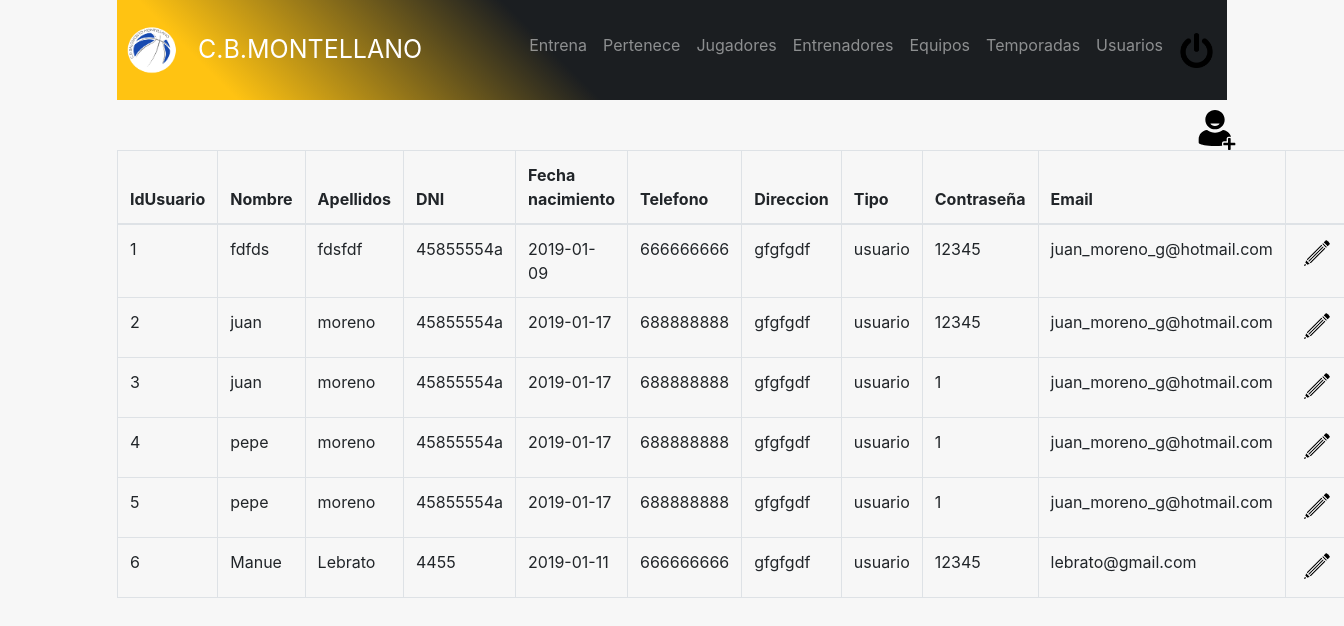
Screenshot of /admin/usuarios.php (signed in) with the database file from the repository.
### tables this page shows
CREATE TABLE `usuario` (
  `idusuario` int(11) unsigned NOT NULL AUTO_INCREMENT,
  `nombre` varchar(100) NOT NULL,
  `apellidos` varchar(100) NOT NULL,
  `dni` varchar(9) NOT NULL,
  `fechanacimiento` date NOT NULL,
  `telefono` varchar(9) DEFAULT NULL,
  `direccion` varchar(100) DEFAULT NULL,
  `tipo` varchar(10) DEFAULT NULL,
  `password` varchar(100) DEFAULT NULL,
  `email` varchar(100) DEFAULT NULL,
  PRIMARY KEY (`idusuario`)
);

### admin/usuarios.php (the view, shortened to what this page needs)
<!DOCTYPE html>
<html lang="es">
<head>
  <link rel="stylesheet" href="https://stackpath.bootstrapcdn.com/bootstrap/4.2.1/css/bootstrap.min.css">
  <link rel="stylesheet" type="text/css" href="../header/header.css">
  <link rel="stylesheet" type="text/css" href="style.css">
  <link href="//maxcdn.bootstrapcdn.com/font-awesome/4.2.0/css/font-awesome.min.css" rel="stylesheet">
</head>
<body>
<div class="container">
<?php
    include_once "../header/headeradmin.php";
?>
    <?php
      $connection = new mysqli("localhost", "juan", "2asirtriana", "cbmontellano");
      $connection->set_charset("utf8");
        $query="SELECT * from usuario";
      if ($result = $connection->query($query)) {
      ?>
      <div class="row" id="añadir">
        <div class="col-md-3">
          <a href="anadirusuario.php">
            <img src="añadir.svg" width="40" height="40">
          </a>
        </div>
      </div>
      <div class="row justify-content-center">
      <div class="col-md-12">
          <table class="table table-hover table-bordered" id="tablausuarios">
          <thead>
            <tr>
              <th scope="col">IdUsuario</th>
              <th scope="col">Nombre</th>
              <th scope="col">Apellidos</th>
              <th scope="col">DNI</th>
              <th scope="col">Fecha nacimiento</th>
              <th scope="col">Telefono</th>
              <th scope="col">Direccion</th>
              <th scope="col">Tipo</th>
              <th scope="col">Contraseña</th>
              <th scope="col">Email</th>
              <th scope="col"></th>
            </tr>
          </thead>
          <tbody>
      <?php
          while($obj = $result->fetch_object()) {
              echo "<tr>";
                echo "<td>".$obj->idusuario."</td>";
                echo "<td>".$obj->nombre."</td>";
                echo "<td>".$obj->apellidos."</td>";
                echo "<td>".$obj->dni."</td>";
                echo "<td>".$obj->fechanacimiento."</td>";
                echo "<td>".$obj->telefono."</td>";
                echo "<td>".$obj->direccion."</td>";
                echo "<td>".$obj->tipo."</td>";
                echo "<td>".$obj->password."</td>";
                echo "<td>".$obj->email."</td>";
                echo "<td><a href='editarusuario.php?id=$obj->idusuario'><img src='editar2.png' width='35px' height='35px'/></a></td>";
              echo "</tr>";
          }
      }
    ?>
    </tbody>
    </table>
    </div>
    </div>
    </div>
  </body>
</html>

### header/header.css (style rules this page uses)
body { margin: 0; font-family: -apple-system,BlinkMacSystemFont,"Segoe UI",Roboto,"Helvetica Neue",Arial,sans-serif; font-size: 1rem; font-weight: 400; line-height: 1.5; color: #212529; background-color: #f7f7f7; }
a { color: #0a0a0a; text-decoration: none; }

### admin/style.css (style rules this page uses)
#añadir { margin-top: 10px; margin-left: 1065px; }

### rows the page displays
usuario: idusuario "1", nombre "fdfds", apellidos "fdsfdf", dni "45855554a", fechanacimiento "2019-01-09", telefono "666666666", direccion "gfgfgdf", tipo "usuario", password "12345", email "juan_moreno_g@hotmail.com"
usuario: idusuario "2", nombre "juan", apellidos "moreno", dni "45855554a", fechanacimiento "2019-01-17", telefono "688888888", direccion "gfgfgdf", tipo "usuario", password "12345", email "juan_moreno_g@hotmail.com"
usuario: idusuario "3", nombre "juan", apellidos "moreno", dni "45855554a", fechanacimiento "2019-01-17", telefono "688888888", direccion "gfgfgdf", tipo "usuario", password "1", email "juan_moreno_g@hotmail.com"
usuario: idusuario "4", nombre "pepe", apellidos "moreno", dni "45855554a", fechanacimiento "2019-01-17", telefono "688888888", direccion "gfgfgdf", tipo "usuario", password "1", email "juan_moreno_g@hotmail.com"
usuario: idusuario "5", nombre "pepe", apellidos "moreno", dni "45855554a", fechanacimiento "2019-01-17", telefono "688888888", direccion "gfgfgdf", tipo "usuario", password "1", email "juan_moreno_g@hotmail.com"
usuario: idusuario "6", nombre "Manue", apellidos "Lebrato", dni "4455", fechanacimiento "2019-01-11", telefono "666666666", direccion "gfgfgdf", tipo "usuario", password "12345", email "lebrato@gmail.com"
